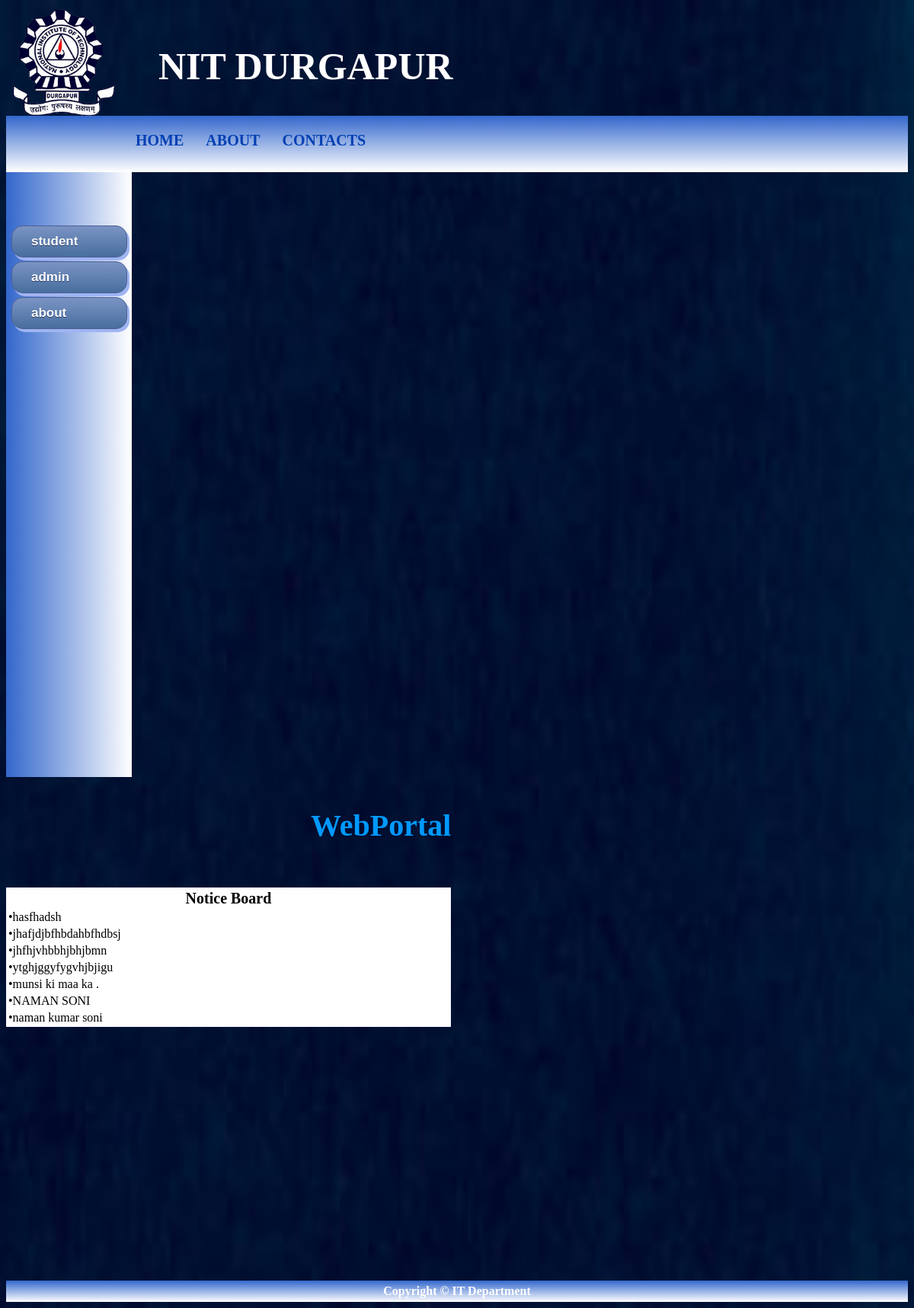
The page / on the database its author committed.
### tables this page shows
CREATE TABLE IF NOT EXISTS `notice` (
  `id` int(10) NOT NULL,
  `notice` varchar(255) NOT NULL
);

### index.php (the view, shortened to what this page needs)
<html>
<head>
<link rel="stylesheet" type="text/css" href="style.css">
</head>
<body  style="background-image:url(pictures/bgimg.jpg); background-repeate:no-repeate;">
    <div class="image">
        <img src="pictures/logo.png" style="width:150px;height:150px; float:left;">
    </div>
     <h1 style="float:left; margin:50px; font-size:50px; color:white;">NIT DURGAPUR</h1>
    <br><br><br><br><br><br><br><br>
<div id="header">
    <ul>
        <li class="menu"><a href="index.php"  style="text-decoration:none; color:rgb(0, 63, 179); "><b>HOME<b></a></li>
         <li class="menu"><a href="about.php" style="text-decoration:none;color:rgb(0, 63, 179);">ABOUT</a></li>
          <li class="menu"><a href="contact.php" style="text-decoration:none; color:rgb(0, 63, 179);">CONTACTS</a></li>
      </ul>
</div>
<div id="nav">
    <br><br>
<a href="student.php" class="myButton">student</a><br>
<a href="admin.php" class="myButton">admin</a><br>
<a href="about.php" class="myButton">about</a><br>
</div>
<div id="section">
   <h3 style="color:white; margin-left:400px; font-size:40px; font-family:Comic Sans MS; color: #0099ff;"> WebPortal</h3><br>
   <div>
      <table width="50%" id="notice" bgcolor="white">
        <th style="font-size: 20px;">Notice Board</th>
        <?php
          $a = mysql_query("SELECT * FROM `notice`;");
          while($b=mysql_fetch_assoc($a))
          {
            $c=$b['notice'];
            echo '<tr><td>&#8226'.$c.'</td></tr>';
          }
        ?>
      </table>
   </div>
</div>
<div id="footer">
Copyright © IT Department
</div>
</body>
</html>

### style.css (style rules this page uses)
body { background-image:url(bgimg.jpg); background-size:100% 100%; }
#header { background-color:#3367cc; color:white; text-align:center; padding:5px; background: linear-gradient(#3367cc,white ); }
#nav { line-height:30px; background-color:#000c33; height:100%; width:155px; float:left; padding:5px; background: linear-gradient(to right,#3367cc,white ); }
#section { width:1168px; height:661px; float:left; padding-top:0px; }
#footer { background-color:#000c33; color:white; clear:both; text-align:center; padding:5px; background: linear-gradient(#3367cc,white ); }
.myButton { -moz-box-shadow: 3px 4px 0px 0px #9fb4f2; -webkit-box-shadow: 3px 4px 0px 0px #9fb4f2; box-shadow: 3px 4px 0px 0px #9fb4f2; background:-webkit-gradient(linear, left top, left bottom, color-stop(0.05, #7892c2), color-stop(1, #476e9e)); background:-moz-linear-gradient(top, #7892c2 5%, #476e9e 100%); background:-webkit-linear-gradient(top, #7892c2 5%, #476e9e 100%); background:-o-linear-gradient(top, #7892c2 5%, #476e9e 100%); background:-ms-linear-gradient(top, #7892c2 5%, #476e9e 100%); background:linear-gradient(to bottom, #7892c2 5%, #476e9e 100%); filter:progid:DXImageTransform.Microsoft.gradient(startColorstr='#7892c2', endColorstr='#476e9e',GradientType=0); background-color:#7892c2; -moz-border-radius:15px; -webkit-border-radius:15px; border-radius:15px; border:1px solid #4e6096; display:inline-block; cursor:pointer; color:#ffffff; font-family:Arial; font-size:17px; padding:5px 25px; text-decoration:none; text-shadow:0px 1px 0px #283966; margin-left: 2px; margin-top: 5px; min-width: 100px; }
.menu { display:inline; text-align: left; padding-left: 25px; text-decoration: none; font-size: 20px; }
ul { list-style-type: none; margin-left: 100px; text-align: left; margin-bottom: 25px; }

### rows shown on the page
notice: notice "hasfhadsh"
notice: notice "jhafjdjbfhbdahbfhdbsj"
notice: notice "jhfhjvhbbhjbhjbmn"
notice: notice "ytghjggyfygvhjbjigu"
notice: notice "munsi ki maa ka ."
notice: notice "NAMAN SONI"
notice: notice "naman kumar soni"
